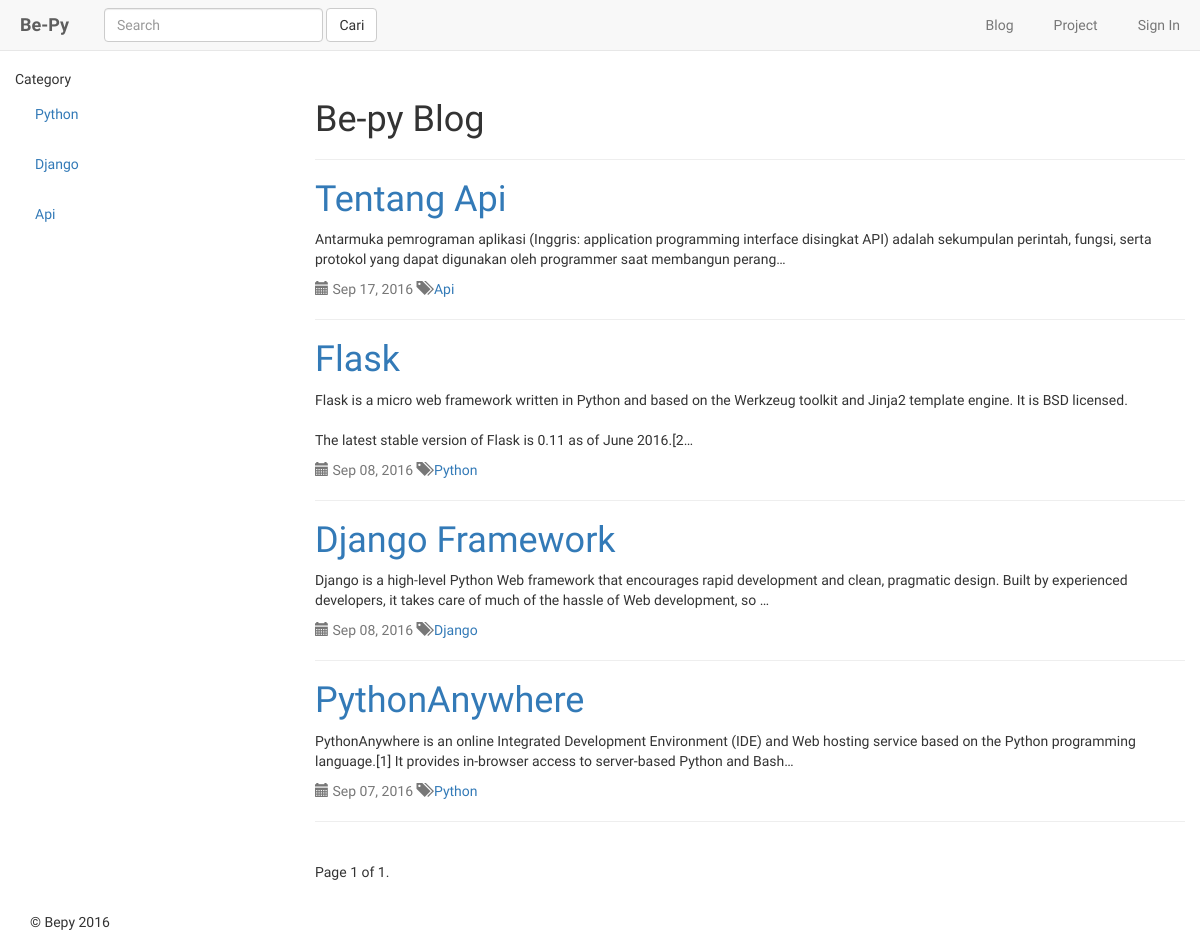
Screenshot of /blog/ with the database file from the repository.
### blog/models.py (models this page shows, shortened)
class Category(models.Model):
    name = models.CharField(max_length=128, unique=True)
    slug = models.SlugField()
    def __str__(self):
        return self.name

class Post(models.Model):
    author = models.ForeignKey('auth.User')
    title = models.CharField(max_length=200)
    text = models.TextField()
    created_date = models.DateTimeField(
            default=timezone.now)
    published_date = models.DateTimeField(
            blank=True, null=True)
    category = models.ForeignKey(Category,blank=True,null=True)
    slug = models.SlugField()

### blog/views.py (the view)
def index(request):
    category_list = Category.objects.order_by('name')
    posts_lists = Post.objects.order_by('-published_date')
    query = request.GET.get("q")
    if query:
        posts_lists = posts_lists.filter(Q(title__icontains=query)|Q(text__icontains=query)).distinct()
    paginator = Paginator(posts_lists, 10) # Show 25 contacts per page
    page = request.GET.get('page')
    try:
        posts = paginator.page(page)
    except PageNotAnInteger:
        posts = paginator.page(1)
    except EmptyPage:
        posts = paginator.page(paginator.num_pages)
    context_dict = {'categories': category_list, 'posts': posts }
    return render(request, 'blog/post_list.html', context_dict)

### blog/templatetags/blog_extras.py (called while the page is built)
@register.inclusion_tag('blog/cats.html')
def get_category_list(cat=None):
    return {'cats': Category.objects.all(), 'act_cat': cat}

### templates/blog/post_list.html (shortened to what this page needs)
{% extends 'blog/base.html' %}
{% load staticfiles %}
{% block body_block %}
    <div class="page-header">
        <h1>Be-py Blog</h1>
    </div>
            <div class="post">
                {% for post in posts %}
                <h1><a href="{% url 'post_detail' post.slug  %}">{{ post.title }}</a></h1>
                <p>{{ post.text|linebreaksbr|truncatechars:200 }}</p>
                <div class="date text-muted">
                    <span class="glyphicon glyphicon-calendar"></span> {{ post.published_date|date:"M d, Y" }} <span class="glyphicon glyphicon-tags"></span><a href="category/{% filter force_escape|lower %}{{ post.category }}{% endfilter %}">  {{ post.category }}</a>
                </div>
                <hr>
                {% endfor %}
            </div>
    <div class="pagination">
        <span class="step-links">
            <span class="current">
                Page {{ posts.number }} of {{ posts.paginator.num_pages }}.
            </span>
        </span>
    </div>
{% endblock %}

### templates/blog/cats.html
{% if cats %}
    <ul class="nav nav-sidebar">
{% for c in cats %}
    {% if c == act_cat %} <li  class="active" > {% else  %} <li>{% endif %}
            <a href="{% url 'category'  c.slug %}">{{ c.name }}</a></li>
{% endfor %}
{% else %}
    <li> <strong >There are no category present.</strong></li>
    </ul>
{% endif %}

### static/css/style.css (style rules this page uses)
body { font-family: 'Fjord One', serif; }
.navbar-brand, .nav > li > a { padding: 15px 20px; }

### rows the page displays
Category: name "Python"
Category: name "Django"
Category: name "Api"
Post: title "Tentang Api", text "Antarmuka pemrograman aplikasi (Inggris: application programming interface disingkat API) adalah sekumpulan perintah, fungsi, serta protokol yang dapat digunakan oleh programmer saat membangun perang…", published_date "Sep 17, 2016", category "Api"
Post: title "Flask", text "Flask is a micro web framework written in Python and based on the Werkzeug toolkit and Jinja2 template engine. It is BSD licensed. The latest stable version of Flask is 0.11 as of June 2016.[2…", published_date "Sep 08, 2016", category "Python"
Post: title "Django Framework", text "Django is a high-level Python Web framework that encourages rapid development and clean, pragmatic design. Built by experienced developers, it takes care of much of the hassle of Web development, so …", published_date "Sep 08, 2016", category "Django"
Post: title "PythonAnywhere", text "PythonAnywhere is an online Integrated Development Environment (IDE) and Web hosting service based on the Python programming language.[1] It provides in-browser access to server-based Python and Bash…", published_date "Sep 07, 2016", category "Python"

### other values shown
{{ posts.number }} "1"
{{ posts.paginator.num_pages }} "1"
